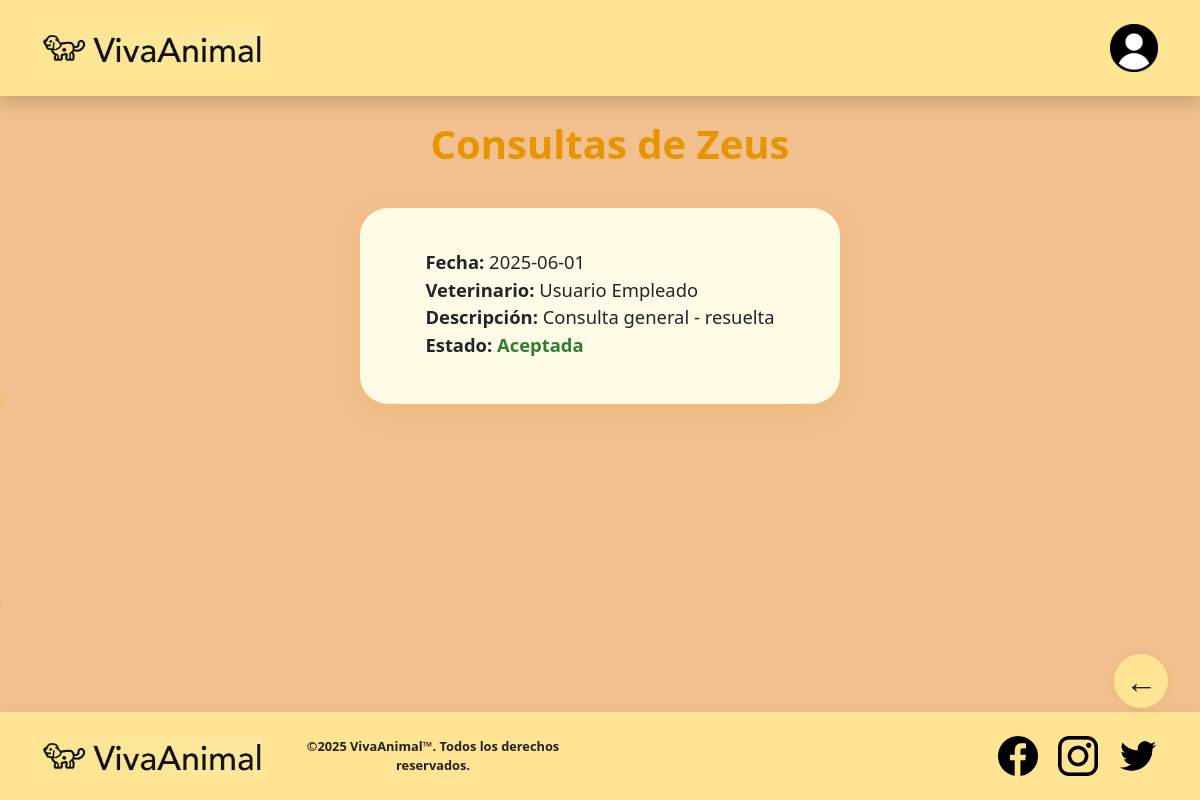
/index.php?modulo=tus_consultas&id=10001 (signed in), run on the app's committed database.
### tables this page shows
CREATE TABLE `animal` (
  `id_ani` int(11) NOT NULL,
  `nombre` varchar(100) NOT NULL,
  `edad` int(11) DEFAULT NULL,
  `especie` varchar(50) DEFAULT NULL,
  `raza` varchar(100) DEFAULT NULL,
  `id_usuario` int(11) NOT NULL
);

CREATE TABLE `consulta` (
  `id_con` int(11) NOT NULL,
  `fecha` date NOT NULL,
  `descripcion` text NOT NULL,
  `id_animal` int(11) NOT NULL,
  `id_empleado` int(11) NOT NULL,
  `estado` tinyint(1) DEFAULT 0
);

CREATE TABLE `usuario` (
  `id_usu` int(11) NOT NULL,
  `nombre` varchar(100) NOT NULL,
  `email` varchar(100) NOT NULL,
  `telefono` varchar(20) DEFAULT NULL,
  `direccion` varchar(255) DEFAULT NULL,
  `rol` enum('cliente','empleado','admin') NOT NULL
);

### controllers/consulta_controller.php (called while the page is built, shortened)
<?php
require_once 'models/consulta_model.php';
class ConsultaController {
    public function getByAnimal() {
        $id_animal = $_GET['id'] ?? null;
        $model = new ConsultaModel();
        $consultas = $model->getConsultaByAnimal($id_animal);
        $animal = $model->getAnimalById($id_animal);
        include 'views/modules/cliente/tus_consultas.php';
    }
}

### index.php (called while the page is built, shortened)
<?php
require_once 'models/connection.php';
require_once 'controllers/consulta_controller.php';
$template = new TemplateController();
$template->getTemplate();

### models/connection.php (called while the page is built)
<?php
class Database {
    private static $instance = null;
    private $conn;
    private function __construct() {
        try {
            $this->conn = new PDO("mysql:host=localhost;dbname=VivaAnimal", "root", "");
            $this->conn->setAttribute(PDO::ATTR_ERRMODE, PDO::ERRMODE_EXCEPTION);
        } catch (PDOException $e) {
            die("❌ Error de conexión: " . $e->getMessage());
        }
    }
    public static function getInstance() {
        if (!self::$instance) {
            self::$instance = new Database();
        }
        return self::$instance;
    }
    public function getConnection() {
        return $this->conn;
    }
}

### models/consulta_model.php (called while the page is built, shortened)
<?php
require_once 'models/connection.php';
class ConsultaModel {
    private $conn;
    public function __construct() {
        $this->conn = Database::getInstance()->getConnection();
    }
    public function getConsultaByAnimal($id_animal) {
    $sql = "SELECT c.*, u.nombre AS nombre_empleado
            FROM consulta c
            JOIN empleado e ON c.id_empleado = e.id_emp
            JOIN usuario u ON e.id_usuario = u.id_usu
            WHERE c.id_animal = ?";
    $stmt = $this->conn->prepare($sql);
    $stmt->execute([$id_animal]);
    return $stmt->fetchAll(PDO::FETCH_ASSOC);
    }
    public function getAnimalById($id_animal) {
        $stmt = $this->conn->prepare("SELECT * FROM animal WHERE id_ani = ?");
        $stmt->execute([$id_animal]);
        return $stmt->fetch(PDO::FETCH_ASSOC);
    }
}

### views/modules/cliente/tus_consultas.php (the view, shortened to what this page needs)
<?php
echo '<h2 class="titulo-destacado" style="text-align:center;">Consultas de ' . htmlspecialchars($animal['nombre'] ?? '') . '</h2>';
if (isset($consultas) && count($consultas) > 0) {
    foreach ($consultas as $consulta) {
        echo '<div class="form-contenedor" style="margin-bottom:28px;max-width:480px;">';
        echo '<div class="animal-info" style="font-size:1.15rem;margin-bottom:10px;">';
        echo '<div><b>Fecha:</b> ' . htmlspecialchars($consulta['fecha']) . '</div>';
        echo '<div><b>Veterinario:</b> ' . htmlspecialchars($consulta['nombre_empleado']) . '</div>';
        echo '<div><b>Descripción:</b> ' . htmlspecialchars($consulta['descripcion']) . '</div>';
        echo '<div><b>Estado:</b> <span style="color:' . ($consulta['estado'] ? '#2e7d32' : '#e69500') . ';font-weight:bold;">' . ($consulta['estado'] ? 'Aceptada' : 'Pendiente') . '</span></div>';
        echo '</div>';
        echo '</div>';
    }
} else {
    echo '<div class="form-contenedor" style="max-width:480px;"><p>No tiene ninguna consulta.</p></div>';
}

### css/style.css (style rules this page uses)
html, body { height: 100%; min-height: 100vh; }
body { background-color: #f1c08e; margin: 0; padding: 0; display: flex; flex-direction: column; min-height: 100vh; font-family: 'Nunito', 'Segoe UI', Arial, sans-serif; position: relative; overflow-x: hidden; }
header, main, footer, .form-contenedor { position: relative; z-index: 1; }
body, main, .form-contenedor, header, footer { position: relative; z-index: 1; }
.titulo-destacado { font-size: 2.5rem; color: #e69500; font-weight: bold; margin-left: 20px; }
.form-contenedor { max-width: 440px; margin: 40px auto 0 auto; background: #fffbe6; border-radius: 28px; box-shadow: 0 8px 32px rgba(230, 149, 0, 0.13); padding: 40px 36px 36px 36px; display: flex; flex-direction: column; align-items: center; }

### data on the page
animal: nombre "Zeus"
consulta: fecha "2025-06-01", usuario.nombre "Usuario Empleado", descripcion "Consulta general - resuelta", estado "Aceptada"
